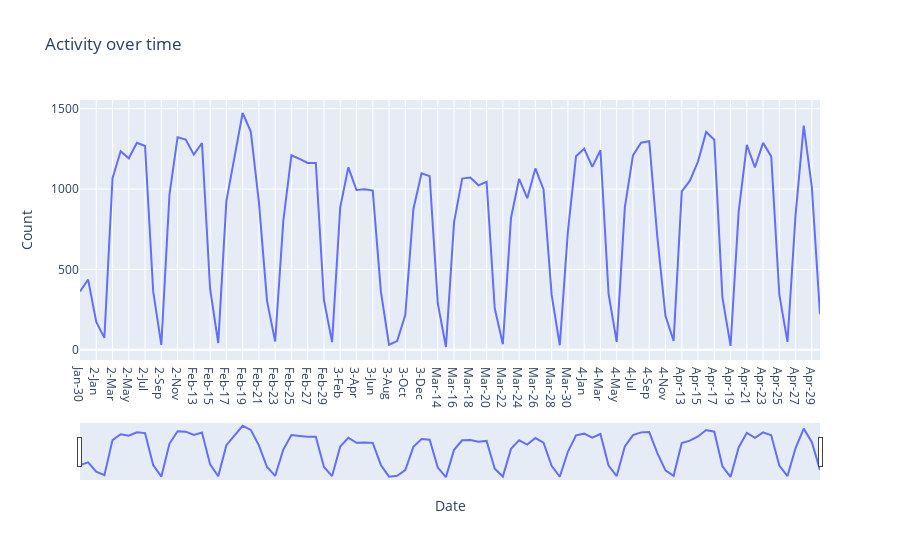

Source (notebook cell):
### Code cell
# Check the activity matches the last grph
fig = px.line(dfd, x="Date", y='Count' , title='Activity over time')
fig.update_xaxes(rangeslider_visible=True)
fig.show()

### Figure 1 — Plotly figure (JSON) as saved in the notebook; plotly's stock layout.template omitted (floating-point values rounded to 4 significant figures)
{"data": [{"hovertemplate": "Date=%{x}<br>Count=%{y}<extra></extra>", "legendgroup": "", "line": {"color": "#636efa", "dash": "solid"}, "mode": "lines", "name": "", "orientation": "v", "showlegend": false, "type": "scatter", "x": ["Jan-30", "Jan-31", "2-Jan", "2-Feb", "2-Mar", "2-Apr", "2-May", "2-Jun", "2-Jul", "2-Aug", "2-Sep", "2-Oct", "2-Nov", "2-Dec", "Feb-13", "Feb-14", "Feb-15", "Feb-16", "Feb-17", "Feb-18", "Feb-19", "Feb-20", "Feb-21", "Feb-22", "Feb-23", "Feb-24", "Feb-25", "Feb-26", "Feb-27", "Feb-28", "Feb-29", "3-Jan", "3-Feb", "3-Mar", "3-Apr", "3-May", "3-Jun", "3-Jul", "3-Aug", "3-Sep", "3-Oct", "3-Nov", "3-Dec", "Mar-13", "Mar-14", "Mar-15", "Mar-16", "Mar-17", "Mar-18", "Mar-19", "Mar-20", "Mar-21", "Mar-22", "Mar-23", "Mar-24", "Mar-25", "Mar-26", "Mar-27", "Mar-28", "Mar-29", "Mar-30", "Mar-31", "4-Jan", "4-Feb", "4-Mar", "4-Apr", "4-May", "4-Jun", "4-Jul", "4-Aug", "4-Sep", "4-Oct", "4-Nov", "4-Dec", "Apr-13", "Apr-14", "Apr-15", "Apr-16", "Apr-17", "Apr-18", "Apr-19", "Apr-20", "Apr-21", "Apr-22", "Apr-23", "Apr-24", "Apr-25", "Apr-26", "Apr-27", "Apr-28", "Apr-29", "Apr-30"], "xaxis": "x", "y": [363, 436, 173, 74, 1068, 1235, 1191, 1288, 1268, 363, 30, 963, 1322, 1308, 1214, 1286, 378, 42, 925, 1205, 1473, 1358, 918, 304, 51, 801, 1210, 1188, 1162, 1162, 308, 47, 886, 1135, 994, 998, 990, 363, 31, 54, 216, 876, 1098, 1080, 288, 17, 794, 1065, 1071, 1023, 1045, 258, 34, 820, 1063, 943, 1128, 997, 341, 28, 737, 1204, 1251, 1138, 1241, 348, 49, 886, 1209, 1288, 1297, 700, 209, 55, 985, 1052, 1171, 1355, 1307, 325, 24, 860, 1275, 1135, 1287, 1203, 343, 49, 842, 1394, 1010, 221], "yaxis": "y"}], "layout": {"legend": {"tracegroupgap": 0}, "title": {"text": "Activity over time"}, "xaxis": {"anchor": "y", "domain": [0, 1], "rangeslider": {"visible": true}, "title": {"text": "Date"}}, "yaxis": {"anchor": "x", "domain": [0, 1], "title": {"text": "Count"}}}}
